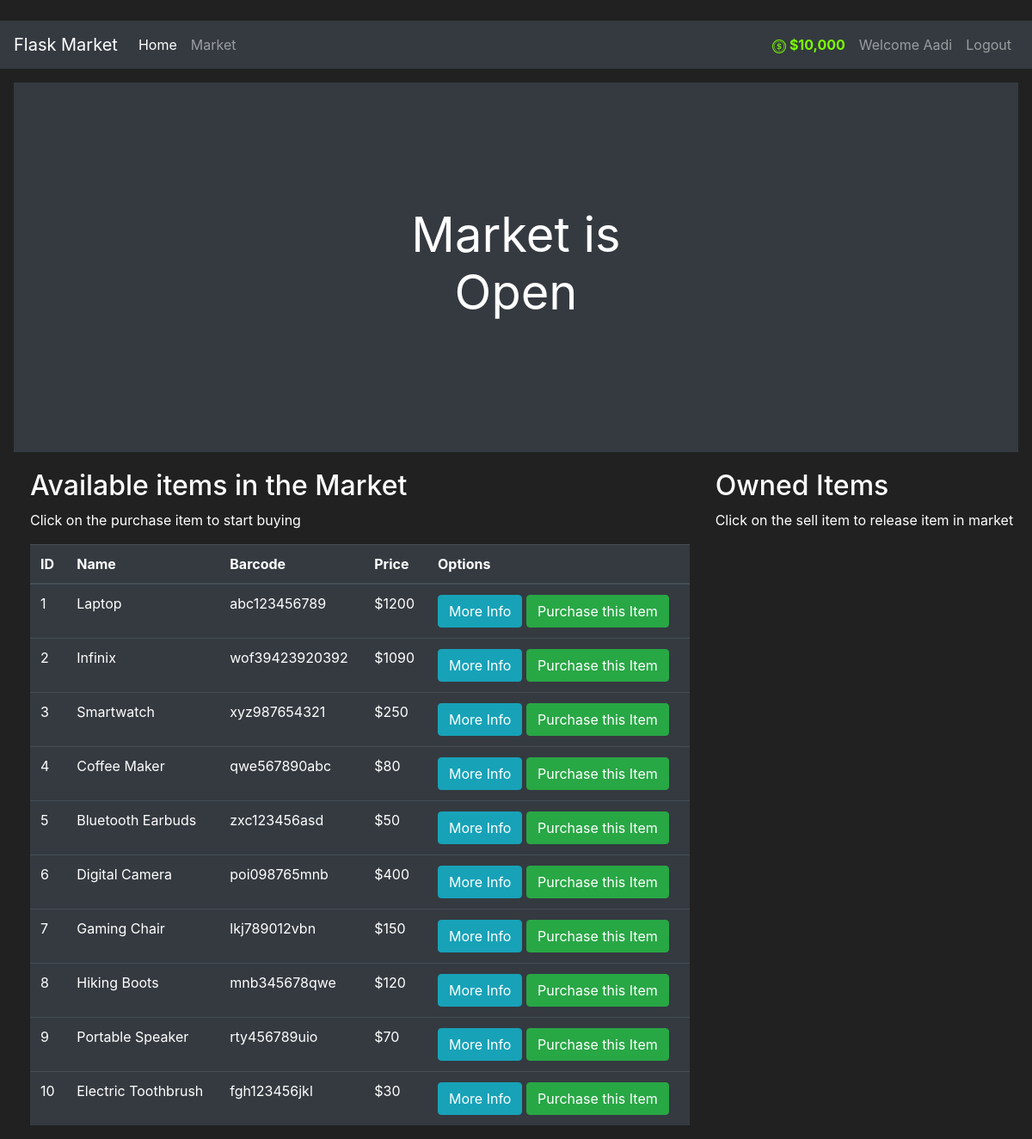
The app's page /market (signed in) with its own data.
### static/market/models.py (models this page shows, shortened)
class User(db.Model, UserMixin):
    uid: Mapped[int] = mapped_column(db.Integer, primary_key=True)
    username: Mapped[str] = mapped_column(db.String(length=30), unique=True, nullable=False)
    email: Mapped[str] = mapped_column(db.String(length=50), unique=True, nullable=False)
    password_hash: Mapped[str] = mapped_column(db.String(length=60), nullable=False)
    budget: Mapped[int] = mapped_column(db.Integer, nullable=True, default=10000)
    item: Mapped[List["Item"]] = db.relationship(backref="owned_user", lazy=True)
    @property
    def prettier_budget(self):
        if len(str(self.budget)) > 3:
            return f'${str(self.budget)[:-3]},{str(self.budget)[-3:]}'
        else:
            return f'{self.budget}'
    @property
    def password(self):
        return self.password

class Item(db.Model):
    pid: Mapped[int] = mapped_column(db.Integer, primary_key=True)
    name: Mapped[str] = mapped_column(db.String(length=30), unique=True, nullable=False)
    price: Mapped[int] = mapped_column(db.Integer, nullable=False)
    barcode: Mapped[str] = mapped_column(db.String(length=20), nullable=False, unique=True)
    description: Mapped[str] = mapped_column(db.String(length=1024), nullable=False, unique=True)
    owner = mapped_column(db.Integer, db.ForeignKey("user.uid"))

### static/market/routes.py (the view, shortened to what this page needs)
@app.route('/market', methods=['GET', "POST"])
@login_required  # for auto login page redirect its is a decorative
def market_page():
    purchase_form = PurchaseItemForm()
    selling_form = SellItemForm()
    if  request.method == 'GET':
        items = Item.query.filter_by(owner=None)
        owned_items = Item.query.filter_by(owner=current_user.uid)
        return render_template('market.html', items=items, purchase_form=purchase_form, owned_items=owned_items, selling_form=selling_form)

### static/market/models.py (called while the page is built)
@login_manager.user_loader
def load_user(user_id):
    return User.query.get(int(user_id))

### static/market/templates/market.html (shortened to what this page needs)
﻿{% extends 'base.html' %}
{% block content %}
<div class="position-relative overflow-hidden p-3 p-md-5 m-md-3 text-center bg-dark" style="color:white">
    <div class="col-md-5 p-lg-5 mx-auto my-5">
        <h1 class="display-4 font-weight-normal">Market is Open</h1>
    </div>
</div>
<div class="row" style="margin-top: 20px; margin-left: 20px">
    <div class="col-8">
        <h2>Available items in the Market</h2>
        <p>Click on the purchase item to start buying</p>
        <table class="table table-hover table-dark">
            <thead>
                <tr>
                    <th scope="col">ID</th>
                    <th scope="col">Name</th>
                    <th scope="col">Barcode</th>
                    <th scope="col">Price</th>
                    <th scope="col">Options</th>
                </tr>
            </thead>
            <tbody>
                {% for item in items %}
                <tr>
                    <td>{{ item.pid }}</td>
                    <td>{{ item.name }}</td>
                    <td>{{ item.barcode }}</td>
                    <td>${{ item.price }}</td>
                    <td>
                        <button class="btn btn-outline btn-info" data-toggle="modal"
                                data-target="#Modal-MoreInfo-{{ item.pid }}">
                            More Info
                        </button>
                        <button class="btn btn-outline btn-success" data-toggle="modal"
                                data-target="#Modal-PurchaseConfirm-{{ item.pid }}">
                            Purchase this Item
                        </button>
                    </td>
                </tr>
                {% endfor %}
            </tbody>
        </table>
    </div>
    <div class="col-4">
        <h2>Owned Items</h2>
        <p>Click on the sell item to release item in market</p>
        <br />
    </div>
</div>
{% endblock %}

### static/market/templates/base.html (shortened to what this page needs)
<!doctype html>
<html lang="en">
<head>
    <link rel="stylesheet" href="https://cdn.jsdelivr.net/npm/bootstrap@4.5.3/dist/css/bootstrap.min.css">
</head>
<body>
    <nav class="navbar navbar-expand-md navbar-dark bg-dark">
        <a class="navbar-brand" href="#">Flask Market</a>
        <div class="collapse navbar-collapse" id="navbarNav">
            <ul class="navbar-nav mr-auto">
                <li class="nav-item active">
                    <a class="nav-link" href="{{ url_for('home_page') }}">Home <span class="sr-only">(current)</span></a>
                </li>
                <li class="nav-item">
                    <a class="nav-link" href="{{ url_for('market_page') }}">Market</a>
                </li>
            </ul>
            {% if current_user.is_authenticated %}
            <ul class="navbar-nav">
                <li class="nav-item">
                    <a class="nav-link" style="color: lawngreen; font-weight: bold">
                        {{ current_user.prettier_budget}}
                    </a>
                </li>
                <li class="nav-item">
                    <a class="nav-link" href="#">Welcome {{current_user.username}}</a>
                </li>
                <li class="nav-item">
                    <a class="nav-link" href="{{ url_for('logout_page') }}">Logout</a>
                </li>
            </ul>
            {% endif %}
        </div>
    </nav>
    {% block content %}
    {% endblock %}
</body>
</html>

### static/market/templates/base.html (style rules this page uses)
body { background-color: #212121; color: white }

### records on screen
User: prettier_budget "$10,000", username "Aadi"
Item: pid "1", name "Laptop", barcode "abc123456789", price "1200"
Item: pid "2", name "Infinix", barcode "wof39423920392", price "1090"
Item: pid "3", name "Smartwatch", barcode "xyz987654321", price "250"
Item: pid "4", name "Coffee Maker", barcode "qwe567890abc", price "80"
Item: pid "5", name "Bluetooth Earbuds", barcode "zxc123456asd", price "50"
Item: pid "6", name "Digital Camera", barcode "poi098765mnb", price "400"
Item: pid "7", name "Gaming Chair", barcode "lkj789012vbn", price "150"
Item: pid "8", name "Hiking Boots", barcode "mnb345678qwe", price "120"
Item: pid "9", name "Portable Speaker", barcode "rty456789uio", price "70"
Item: pid "10", name "Electric Toothbrush", barcode "fgh123456jkl", price "30"
